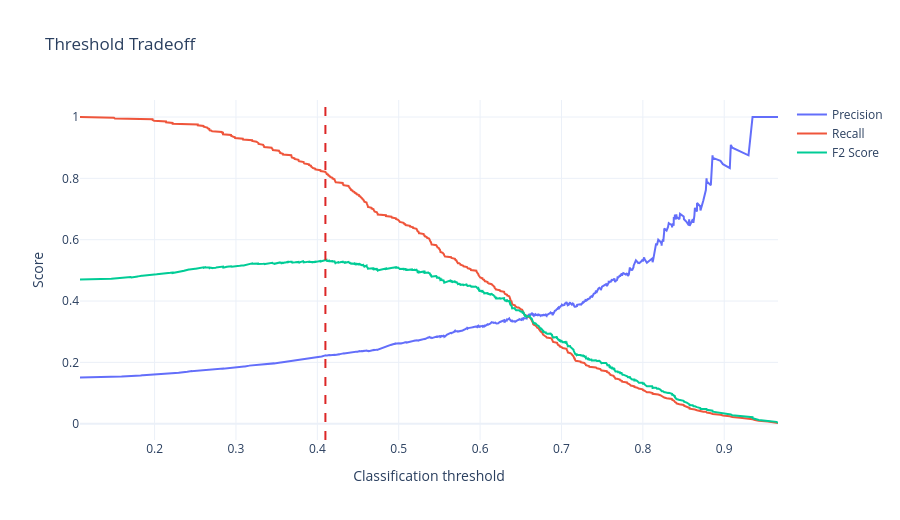

Notebook code for this chart:
### Markdown cell above
## Data Leakage Prevention

**Key principle**: All preprocessing decisions, including imputation and scaling parameters, are learned only from training data and applied uniformly to test data. This prevents information from the test set from influencing model training.

Steps taken:
1. Train/test split is performed immediately after feature selection.
2. EDA is conducted on the full dataset for understanding, but the pipeline is fit only on training data.
3. Imputation strategies (median for numeric, most-frequent for categorical) are determined from `X_train` only.
4. Scaling parameters are fit on `X_train` only.
5. Out-of-fold (OOF) predictions are used for threshold selection during training, not test predictions.
6. The optimal threshold is evaluated only once on the untouched test set.

This workflow ensures that test-set statistics cannot influence any model decision.

### Code cell
oof_probabilities = cross_val_predict(
    best_model,
    X_train,
    y_train,
    cv=cv,
    method="predict_proba",
    n_jobs=1,
)[:, 1]

precision, recall, thresholds = precision_recall_curve(y_train, oof_probabilities)
beta = 2
f2_scores = (1 + beta**2) * precision * recall / (
    beta**2 * precision + recall + 1e-12
)

best_threshold_index = np.nanargmax(f2_scores[:-1])
optimal_threshold = float(thresholds[best_threshold_index])

print(f"Optimal F2 threshold from training folds: {optimal_threshold:.3f}")
print(f"Training-fold precision at threshold: {precision[best_threshold_index]:.3f}")
print(f"Training-fold recall at threshold: {recall[best_threshold_index]:.3f}")
print(f"Training-fold F2 at threshold: {f2_scores[best_threshold_index]:.3f}")

threshold_curve = pd.DataFrame(
    {
        "threshold": thresholds,
        "precision": precision[:-1],
        "recall": recall[:-1],
        "f2_score": f2_scores[:-1],
    }
)

fig = go.Figure()
for metric in ["precision", "recall", "f2_score"]:
    fig.add_trace(
        go.Scatter(
            x=threshold_curve["threshold"],
            y=threshold_curve[metric],
            mode="lines",
            name=metric.replace("_", " ").title(),
        )
    )
fig.add_vline(x=optimal_threshold, line_dash="dash", line_color="#dc2626")
fig.update_layout(
    title="Threshold Tradeoff",
    xaxis_title="Classification threshold",
    yaxis_title="Score",
    template="plotly_white",
    height=520,
)
fig.write_html(CHART_DIR / "interactive_threshold_tradeoff.html")
fig.show()

### Figure 1 — Plotly figure (JSON) as saved in the notebook; plotly's stock layout.template omitted (floating-point values rounded to 4 significant figures; data arrays with more than 128 entries replaced by an {"elided": "..."} marker saying what was removed)
{"data": [{"mode": "lines", "name": "Precision", "type": "scatter", "x": {"elided": "2712 float values"}, "y": {"elided": "2712 float values"}}, {"mode": "lines", "name": "Recall", "type": "scatter", "x": {"elided": "2712 float values"}, "y": {"elided": "2712 float values"}}, {"mode": "lines", "name": "F2 Score", "type": "scatter", "x": {"elided": "2712 float values"}, "y": {"elided": "2712 float values"}}], "layout": {"height": 520, "shapes": [{"line": {"color": "#dc2626", "dash": "dash"}, "type": "line", "x0": 0.4099, "x1": 0.4099, "xref": "x", "y0": 0, "y1": 1, "yref": "y domain"}], "title": {"text": "Threshold Tradeoff"}, "xaxis": {"title": {"text": "Classification threshold"}}, "yaxis": {"title": {"text": "Score"}}}}
